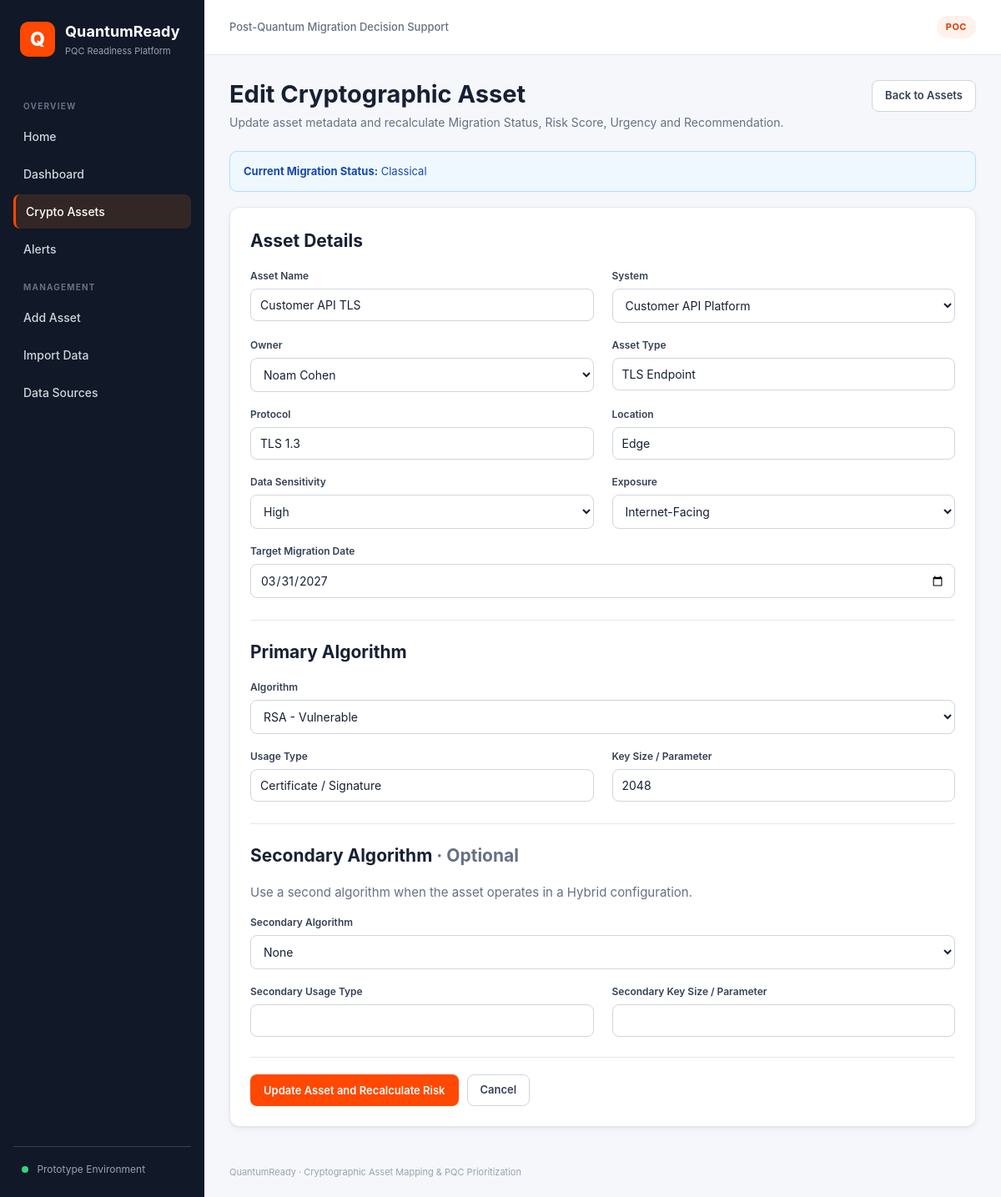
Page /edit-asset/102 on the committed database.
### tables this page shows
CREATE TABLE CryptoAssets (
        asset_id INTEGER PRIMARY KEY,
        system_id INTEGER NOT NULL,
        owner_id INTEGER NOT NULL,
        asset_name TEXT NOT NULL,
        asset_type TEXT,
        protocol TEXT,
        location TEXT,
        data_sensitivity TEXT,
        exposure TEXT,
        migration_status TEXT,
        target_date DATE,
        risk_score INTEGER,
        urgency TEXT,
        recommendation TEXT,
        input_method TEXT NOT NULL DEFAULT 'Organizational Import',

        FOREIGN KEY (system_id) REFERENCES Systems(system_id),
        FOREIGN KEY (owner_id) REFERENCES Owners(owner_id)
    );

CREATE TABLE Systems (
        system_id INTEGER PRIMARY KEY,
        system_name TEXT NOT NULL,
        system_type TEXT,
        environment TEXT,
        criticality TEXT
    );

CREATE TABLE Owners (
        owner_id INTEGER PRIMARY KEY,
        owner_name TEXT NOT NULL,
        team TEXT,
        email TEXT
    );

CREATE TABLE AssetAlgorithms (
        asset_id INTEGER NOT NULL,
        algorithm_id INTEGER NOT NULL,
        usage_type TEXT,
        key_size TEXT,

        PRIMARY KEY (asset_id, algorithm_id),

        FOREIGN KEY (asset_id) REFERENCES CryptoAssets(asset_id),
        FOREIGN KEY (algorithm_id) REFERENCES Algorithms(algorithm_id)
    );

CREATE TABLE Algorithms (
        algorithm_id INTEGER PRIMARY KEY,
        algorithm_name TEXT NOT NULL,
        algorithm_type TEXT,
        quantum_status TEXT
    );

### app/routes.py (the view, shortened to what this page needs)
@main.route(
    '/edit-asset/<int:asset_id>',
    methods=['GET', 'POST']
)
def edit_asset(asset_id):
    connection = get_db_connection()
    systems = connection.execute("""
        SELECT
            system_id,
            system_name
        FROM Systems
        ORDER BY system_name
    """).fetchall()
    owners = connection.execute("""
        SELECT
            owner_id,
            owner_name
        FROM Owners
        ORDER BY owner_name
    """).fetchall()
    algorithms = connection.execute("""
        SELECT
            algorithm_id,
            algorithm_name,
            quantum_status
        FROM Algorithms
        ORDER BY algorithm_name
    """).fetchall()
    asset = connection.execute("""
        SELECT
            asset_id,
            system_id,
            owner_id,
            asset_name,
            asset_type,
            protocol,
            location,
            data_sensitivity,
            exposure,
            migration_status,
            target_date,
            input_method
        FROM CryptoAssets
        WHERE asset_id = ?
    """, (
        asset_id,
    )).fetchone()
    if asset is None:
        connection.close()
        return "Asset not found", 404
    current_algorithms = connection.execute("""
        SELECT
            aa.algorithm_id,
            aa.usage_type,
            aa.key_size,
            a.algorithm_name,
            a.quantum_status

        FROM AssetAlgorithms aa

        JOIN Algorithms a
            ON a.algorithm_id = aa.algorithm_id

        WHERE aa.asset_id = ?

        ORDER BY aa.algorithm_id
    """, (
        asset_id,
    )).fetchall()
    connection.close()
    return render_template(
        'edit_asset.html',
        asset=asset,
        systems=systems,
        owners=owners,
        algorithms=algorithms,
        current_algorithms=current_algorithms
    )

### app/database.py (called while the page is built)
def get_db_connection():
    connection = sqlite3.connect(DB_PATH)
    connection.row_factory = sqlite3.Row
    connection.execute(
        "PRAGMA foreign_keys = ON"
    )
    return connection

### app/templates/edit_asset.html (shortened to what this page needs)
{% extends "base.html" %}
{% block content %}
{% set primary = current_algorithms[0] if current_algorithms|length > 0 else none %}
{% set secondary = current_algorithms[1] if current_algorithms|length > 1 else none %}
<div class="page-header">
    <div>
        <h1 class="page-title">Edit Cryptographic Asset</h1>
        <p class="page-subtitle">
            Update asset metadata and recalculate Migration Status, Risk Score, Urgency and Recommendation.
        </p>
    </div>
    <a href="{{ url_for('main.assets') }}" class="btn btn-secondary">Back to Assets</a>
</div>
<div class="notice notice-info">
    <strong>Current Migration Status:</strong> {{ asset.migration_status }}
</div>
<div class="form-card">
    <form method="POST">
        <div class="form-section">
            <h2>Asset Details</h2>
            <div class="form-grid">
                <div class="form-group">
                    <label for="asset_name">Asset Name</label>
                    <input id="asset_name" type="text" name="asset_name" value="{{ asset.asset_name }}" required>
                </div>
                <div class="form-group">
                    <label for="system_id">System</label>
                    <select id="system_id" name="system_id" required>
                        {% for system in systems %}
                            <option value="{{ system.system_id }}"
                                    {% if system.system_id == asset.system_id %}selected{% endif %}>
                                {{ system.system_name }}
                            </option>
                        {% endfor %}
                    </select>
                </div>
                <div class="form-group">
                    <label for="owner_id">Owner</label>
                    <select id="owner_id" name="owner_id" required>
                        {% for owner in owners %}
                            <option value="{{ owner.owner_id }}"
                                    {% if owner.owner_id == asset.owner_id %}selected{% endif %}>
                                {{ owner.owner_name }}
                            </option>
                        {% endfor %}
                    </select>
                </div>
                <div class="form-group">
                    <label for="asset_type">Asset Type</label>
                    <input id="asset_type" type="text" name="asset_type" value="{{ asset.asset_type }}" required>
                </div>
                <div class="form-group">
                    <label for="protocol">Protocol</label>
                    <input id="protocol" type="text" name="protocol" value="{{ asset.protocol }}" required>
                </div>
                <div class="form-group">
                    <label for="location">Location</label>
                    <input id="location" type="text" name="location" value="{{ asset.location }}" required>
                </div>
                <div class="form-group">
                    <label for="data_sensitivity">Data Sensitivity</label>
                    <select id="data_sensitivity" name="data_sensitivity" required>
                        {% for value in ['High', 'Medium', 'Low'] %}
                            <option value="{{ value }}" {% if value == asset.data_sensitivity %}selected{% endif %}>
                                {{ value }}
                            </option>
                        {% endfor %}
                    </select>
                </div>
                <div class="form-group">
                    <label for="exposure">Exposure</label>
                    <select id="exposure" name="exposure" required>
                        {% for value in ['Internet-Facing', 'Internal', 'Isolated'] %}
                            <option value="{{ value }}" {% if value == asset.exposure %}selected{% endif %}>
                                {{ value }}
                            </option>
                        {% endfor %}
                    </select>
                </div>
                <div class="form-group full">
                    <label for="target_date">Target Migration Date</label>
                    <input id="target_date" type="date" name="target_date" value="{{ asset.target_date or '' }}">
                </div>
            </div>
        </div>
        <div class="form-section">
            <h2>Primary Algorithm</h2>
            <div class="form-grid">
                <div class="form-group full">
                    <label for="primary_algorithm_id">Algorithm</label>
                    <select id="primary_algorithm_id" name="primary_algorithm_id" required>
                        {% for algorithm in algorithms %}
                            <option value="{{ algorithm.algorithm_id }}"
                                    {% if primary and algorithm.algorithm_id == primary.algorithm_id %}selected{% endif %}>
                                {{ algorithm.algorithm_name }} - {{ algorithm.quantum_status }}
                            </option>
                        {% endfor %}
                    </select>
                </div>
                <div class="form-group">
                    <label for="primary_usage_type">Usage Type</label>
                    <input id="primary_usage_type" type="text" name="primary_usage_type"
                           value="{{ primary.usage_type if primary else '' }}" required>
                </div>
                <div class="form-group">
                    <label for="primary_key_size">Key Size / Parameter</label>
                    <input id="primary_key_size" type="text" name="primary_key_size"
                           value="{{ primary.key_size if primary else '' }}" required>
                </div>
            </div>
        </div>
        <div class="form-section">
            <h2>Secondary Algorithm <span class="text-muted">· Optional</span></h2>
            <p class="text-muted">Use a second algorithm when the asset operates in a Hybrid configuration.</p>
            <div class="form-grid">
                <div class="form-group full">
                    <label for="secondary_algorithm_id">Secondary Algorithm</label>
                    <select id="secondary_algorithm_id" name="secondary_algorithm_id">
                        <option value="">None</option>
                    </select>
                </div>
                <div class="form-group">
                    <label for="secondary_usage_type">Secondary Usage Type</label>
                    <input id="secondary_usage_type" type="text" name="secondary_usage_type"
                           value="{{ secondary.usage_type if secondary else '' }}">
                </div>
                <div class="form-group">
                    <label for="secondary_key_size">Secondary Key Size / Parameter</label>
                    <input id="secondary_key_size" type="text" name="secondary_key_size"
                           value="{{ secondary.key_size if secondary else '' }}">
                </div>
            </div>
        </div>
        <div class="form-actions">
            <button type="submit" class="btn btn-primary">Update Asset and Recalculate Risk</button>
            <a href="{{ url_for('main.assets') }}" class="btn btn-secondary">Cancel</a>
        </div>
    </form>
</div>
{% endblock %}

### app/static/style.css (style rules this page uses)
:root { --bg: #f5f7fb; --surface: #ffffff; --surface-soft: #f9fafb; --sidebar: #111827; --sidebar-soft: #1f2937; --text: #172033; --text-soft: #475467; --muted: #667085; --border: #e4e7ec; --accent: #ff4801; --accent-dark: #dd3d00; --accent-soft: #fff1eb; --danger: #b42318; --danger-soft: #fef3f2; --warning: #b54708; --warning-soft: #fffaeb; --success: #027a48; --success-soft: #ecfdf3; --info: #175cd3; --info-soft: #eff8ff; --shadow: 0 1px 2px rgba(16, 24, 40, 0.04), 0 3px 8px rgba(16, 24, 40, 0.05); }
* { box-sizing: border-box; }
html { min-height: 100%; }
body { margin: 0; min-height: 100vh; font-family: Inter, "Segoe UI", Arial, sans-serif; background: var(--bg); color: var(--text); font-size: 15px; line-height: 1.5; }
a { color: var(--info); }
h1, h2, h3 { margin-top: 0; color: var(--text); }
h1 { font-size: 30px; line-height: 1.2; }
h2 { font-size: 21px; }
p { color: var(--text-soft); }
.page-header { display: flex; justify-content: space-between; align-items: flex-start; gap: 20px; margin-bottom: 24px; }
.page-title { margin-bottom: 5px; font-size: 29px; font-weight: 700; }
.page-subtitle { margin: 0; color: var(--muted); font-size: 14px; }
.btn { display: inline-flex; align-items: center; justify-content: center; min-height: 38px; padding: 8px 15px; border: 1px solid transparent; border-radius: 8px; font-family: inherit; font-size: 13px; font-weight: 600; text-decoration: none; cursor: pointer; }
.btn-primary { background: var(--accent); color: #ffffff; }
.btn-secondary { background: #ffffff; color: #344054; border-color: #d0d5dd; }
.form-card { max-width: 1100px; padding: 24px; background: var(--surface); border: 1px solid var(--border); border-radius: 12px; box-shadow: var(--shadow); }
.form-grid { display: grid; grid-template-columns: repeat(2, minmax(0, 1fr)); gap: 18px 22px; }
.form-group { display: flex; flex-direction: column; gap: 6px; }
.form-group.full { grid-column: 1 / -1; }
label { color: #344054; font-size: 12px; font-weight: 600; }
input, select, textarea { width: 100%; padding: 10px 11px; background: white; border: 1px solid #d0d5dd; border-radius: 8px; color: var(--text); font-family: inherit; font-size: 14px; outline: none; }
.form-section { margin: 26px 0 18px; padding-top: 22px; border-top: 1px solid var(--border); }
.form-section:first-child { margin-top: 0; padding-top: 0; border-top: none; }
.notice { padding: 14px 16px; border-radius: 9px; font-size: 13px; margin-bottom: 18px; }
.notice-info { background: var(--info-soft); color: #1849a9; border: 1px solid #b2ddff; }
.text-muted { color: var(--muted); }
.form-actions { display: flex; flex-wrap: wrap; gap: 10px; margin-top: 24px; padding-top: 20px; border-top: 1px solid var(--border); }

### rows in the picture
CryptoAssets: migration_status "Classical", asset_name "Customer API TLS", system_id "Customer API Platform", owner_id "Noam Cohen", asset_type "TLS Endpoint", protocol "TLS 1.3", location "Edge", data_sensitivity "High", exposure "Internet-Facing", target_date "03/31/2027"
AssetAlgorithms: primary_algorithm_id "RSA - Vulnerable", primary_usage_type "Certificate / Signature", primary_key_size "2048"
